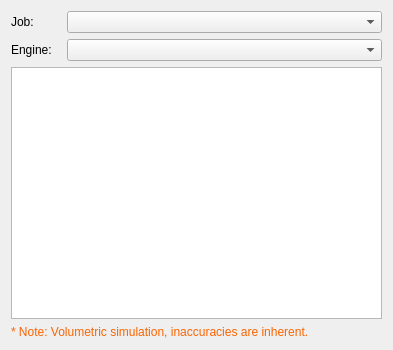
<?xml version="1.0" encoding="UTF-8"?>
<ui version="4.0">
 <class>Form</class>
 <widget class="QWidget" name="Form">
  <property name="geometry">
   <rect>
    <x>0</x>
    <y>0</y>
    <width>393</width>
    <height>350</height>
   </rect>
  </property>
  <property name="sizePolicy">
   <sizepolicy hsizetype="Preferred" vsizetype="Expanding">
    <horstretch>0</horstretch>
    <verstretch>0</verstretch>
   </sizepolicy>
  </property>
  <property name="windowTitle">
   <string>Path Simulator</string>
  </property>
  <layout class="QGridLayout" name="gridLayout">
   <item row="0" column="0">
    <layout class="QHBoxLayout" name="horizontalLayout">
     <item>
      <widget class="QLabel" name="label">
       <property name="maximumSize">
        <size>
         <width>50</width>
         <height>16777215</height>
        </size>
       </property>
       <property name="text">
        <string>Job:</string>
       </property>
      </widget>
     </item>
     <item>
      <widget class="QComboBox" name="comboJobs"/>
     </item>
    </layout>
   </item>
   <item row="1" column="0">
    <layout class="QHBoxLayout" name="horizontalLayout_2">
     <item>
      <widget class="QLabel" name="label_2">
       <property name="enabled">
        <bool>true</bool>
       </property>
       <property name="sizePolicy">
        <sizepolicy hsizetype="Preferred" vsizetype="Preferred">
         <horstretch>0</horstretch>
         <verstretch>0</verstretch>
        </sizepolicy>
       </property>
       <property name="minimumSize">
        <size>
         <width>0</width>
         <height>0</height>
        </size>
       </property>
       <property name="maximumSize">
        <size>
         <width>50</width>
         <height>16777215</height>
        </size>
       </property>
       <property name="text">
        <string>Engine:</string>
       </property>
      </widget>
     </item>
     <item>
      <widget class="QComboBox" name="comboEngines"/>
     </item>
    </layout>
   </item>
   <item row="2" column="0">
    <widget class="QListWidget" name="listOperations">
     <property name="selectionMode">
      <enum>QAbstractItemView::NoSelection</enum>
     </property>
    </widget>
   </item>
   <item row="3" column="0">
    <widget class="QLabel" name="labelNote">
     <property name="styleSheet">
      <string notr="true">QLabel { color: rgb(250, 100, 0) }</string>
     </property>
     <property name="text">
      <string>* Note: Volumetric simulation, inaccuracies are inherent.</string>
     </property>
     <property name="wordWrap">
      <bool>true</bool>
     </property>
    </widget>
   </item>
  </layout>
 </widget>
 <resources/>
 <connections/>
</ui>
